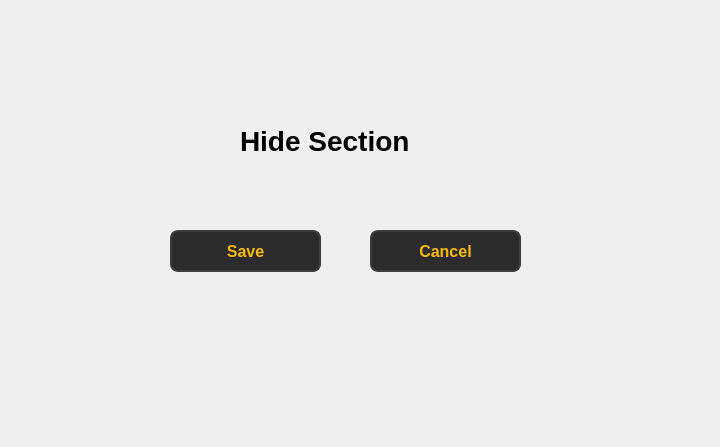
<?xml version="1.0" encoding="UTF-8"?>
<ui version="4.0">
 <class>Form</class>
 <widget class="QWidget" name="Form">
  <property name="geometry">
   <rect>
    <x>0</x>
    <y>0</y>
    <width>720</width>
    <height>447</height>
   </rect>
  </property>
  <property name="windowTitle">
   <string>Form</string>
  </property>
  <widget class="QPushButton" name="pushButton_7">
   <property name="geometry">
    <rect>
     <x>370</x>
     <y>230</y>
     <width>151</width>
     <height>42</height>
    </rect>
   </property>
   <property name="styleSheet">
    <string notr="true">QPushButton {
        background-color: #2b2b2b;  
        color: #fcba03;              
        border: 2px solid #3d3d3d;      
        border-radius: 8px;          
        padding: 8px 16px;            
        font-size: 16px;            
        font-weight: bold;
    
    }

    QPushButton:hover {
        background-color: #fcba03;
		 color: #000000;
        border: 2px solid #5a5a5a;    
    }

    QPushButton:pressed {
        background-color: #1a1a1a;      
        border: 2px solid #2b2b2b;      
    }</string>
   </property>
   <property name="text">
    <string>Cancel</string>
   </property>
  </widget>
  <widget class="QPushButton" name="pushButton_6">
   <property name="geometry">
    <rect>
     <x>170</x>
     <y>230</y>
     <width>151</width>
     <height>42</height>
    </rect>
   </property>
   <property name="styleSheet">
    <string notr="true">QPushButton {
        background-color: #2b2b2b;  
        color: #fcba03;              
        border: 2px solid #3d3d3d;      
        border-radius: 8px;          
        padding: 8px 16px;            
        font-size: 16px;            
        font-weight: bold;
    
    }

    QPushButton:hover {
        background-color: #fcba03;
		 color: #000000;
        border: 2px solid #5a5a5a;    
    }

    QPushButton:pressed {
        background-color: #1a1a1a;      
        border: 2px solid #2b2b2b;      
    }</string>
   </property>
   <property name="text">
    <string>Save</string>
   </property>
  </widget>
  <widget class="QLabel" name="label">
   <property name="geometry">
    <rect>
     <x>240</x>
     <y>120</y>
     <width>211</width>
     <height>41</height>
    </rect>
   </property>
   <property name="font">
    <font>
     <pointsize>21</pointsize>
     <bold>true</bold>
    </font>
   </property>
   <property name="text">
    <string>Hide Section</string>
   </property>
  </widget>
 </widget>
 <resources/>
 <connections/>
</ui>
